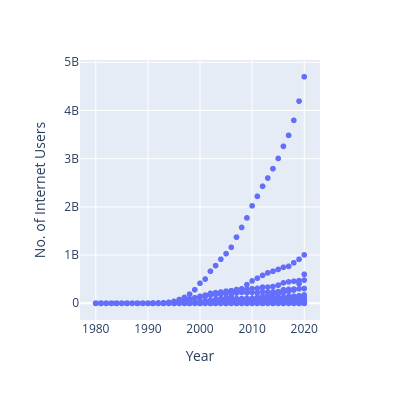

Source (notebook cell):
### Code cell
import plotly.express as px
fig = px.scatter(data_frame=df, x='Year', y='No. of Internet Users'
           , width=400, height=400)
fig.show()

### Figure 1 — Plotly figure (JSON) as saved in the notebook; plotly's stock layout.template omitted (floating-point values rounded to 4 significant figures; data arrays with more than 128 entries replaced by an {"elided": "..."} marker saying what was removed)
{"data": [{"hovertemplate": "Year=%{x}<br>No. of Internet Users=%{y}<extra></extra>", "legendgroup": "", "marker": {"color": "#636efa", "symbol": "circle"}, "mode": "markers", "name": "", "showlegend": false, "type": "scattergl", "x": {"elided": "8867 int values"}, "xaxis": "x", "y": {"elided": "8867 int values"}, "yaxis": "y"}], "layout": {"height": 400, "legend": {"tracegroupgap": 0}, "margin": {"t": 60}, "width": 400, "xaxis": {"anchor": "y", "domain": [0, 1], "title": {"text": "Year"}}, "yaxis": {"anchor": "x", "domain": [0, 1], "title": {"text": "No. of Internet Users"}}}}
